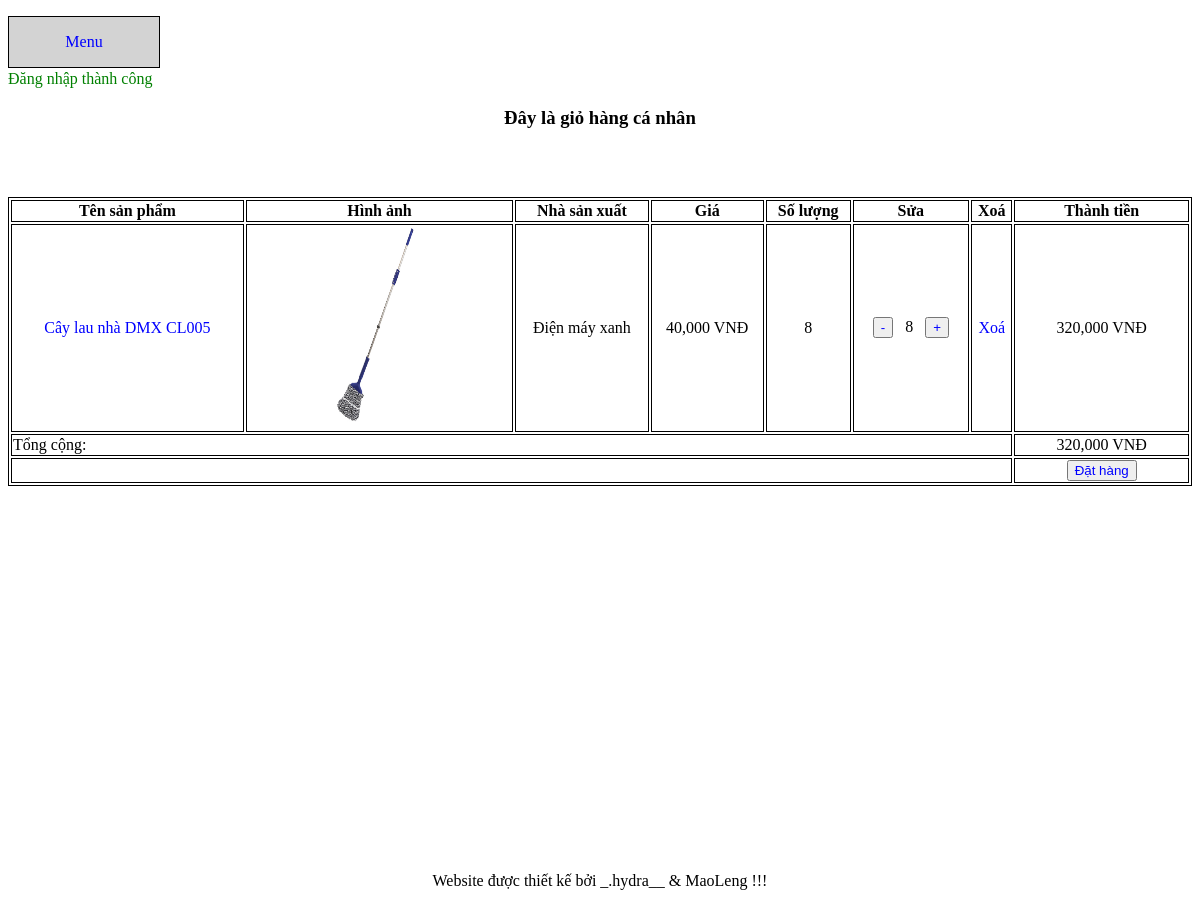
The page /cart.php (signed in) on the database its author committed.
### tables this page shows
CREATE TABLE `carts` (
  `customer_id` int(11) NOT NULL,
  `product_id` int(11) NOT NULL,
  `quantity` int(11) NOT NULL
);

CREATE TABLE `products` (
  `id` int(11) NOT NULL,
  `name` varchar(200) NOT NULL,
  `description` text NOT NULL,
  `price` int(11) NOT NULL,
  `image` varchar(200) NOT NULL,
  `manufacturer_id` int(11) NOT NULL
);

CREATE TABLE `manufacturers` (
  `id` int(11) NOT NULL,
  `name` varchar(200) NOT NULL,
  `address` varchar(200) NOT NULL,
  `phone` varchar(15) NOT NULL,
  `image` varchar(200) NOT NULL
);

### cart.php (the view, shortened to what this page needs)
<?php
if (isset($_SESSION['customer_id'])) {
	$customer_id = $_SESSION['customer_id'];
} else if (isset($_SESSION['admin_id'])) {
	header('location:admin/root/index_admin.php');
} else {
	header('location:index.php');
}
?>
<!DOCTYPE html>
<html>
<head>
</head>
<body>
	<?php
	$total = 0;
	require 'menu.php';
		?>
	<?php
	if (isset($_SESSION['success'])) {
		?>
		<span class="success">
			<?php echo $_SESSION['success'] ?>
		</span>
		<?php
	}
	require 'connect.php';
	$sql = "select
	products.id as id,
	products.name as name,
	products.image as image,
	manufacturers.name as manufacturer_name,
	products.price as price,
	carts.quantity as quantity
	from carts
	join products on products.id = carts.product_id
	join manufacturers on manufacturers.id = products.manufacturer_id
	where customer_id = $customer_id";
	$result = mysqli_query($connect,$sql);
	?>
	<div id="div_tong">
		<div id="div_tren">
			<h3>
				Đây là giỏ hàng cá nhân
			</h3>
		</div>
		<div id="div_giua">
			<table class="border" width="100%">
				<tr>
					<th width="20%">
						Tên sản phẩm
					</th>
					<th>
						Hình ảnh
					</th>
					<th>
						Nhà sản xuất
					</th>
					<th>
						Giá
					</th>
					<th>
						Số lượng
					</th>
					<th>
						Sửa
					</th>
					<th>
						Xoá
					</th>
					<th width="15%">
						Thành tiền
					</th>
				</tr>
				<?php foreach ($result as $each): ?>
					<?php
					$sum = $each['price'] * $each['quantity'];
					?>
					<tr>
						<td>
							<a href="product_detail.php?id=<?php echo $each['id'] ?>">
								<?php echo $each['name'] ?>
							</a>
						</td>
						<td>
							<img width="200px" height="200px" src="admin/products/<?php echo $each['image']; ?>">
						</td>
						<td>
							<?php echo $each['manufacturer_name'] ?>
						</td>
						<td>
							<?php echo number_format($each['price']) ?> VNĐ
						</td>
						<td>
							<?php echo $each['quantity'] ?>
						</td>
						<td width=10%>
							<button>
								<a href="add_to_cart.php?id=<?php echo $each['id'] ?>&type=decrease" class="no_decor">
									-
								</a>
							</button>
							<span class="center">
								&nbsp <?php echo $each['quantity'] ?> &nbsp
							</span>
							<button >
								<a href="add_to_cart.php?id=<?php echo $each['id'] ?>&type=increase" class="no_decor">
									+
								</a>
							</button>
						</td>
						<td>
							<a href="delete.php?product_id=<?php echo $each['id']?>">
								Xoá
							</a>
						</td>
						<td>
							<?php echo number_format($sum)?> VNĐ
						</td>
					</tr>
					<?php
					$total +=  $sum;
					?>
				<?php endforeach ?>
				<tr>
					<td colspan="7" class="left" >
						Tổng cộng:
					</td>
					<td>
						<?php
						echo number_format($total ) . " VNĐ";
						?>
					</td>
				</tr>
				<tr>
					<td colspan="7" class="right" >
					</td>
					<td>
						<button>
							<a href="order_form.php">
								Đặt hàng
							</a>
						</button>
					</td>
				</tr>
			</table>
		</div>
		<?php
		require 'footer.php';
		?>
	</div>
</body>
</html>

### cart.php (style rules this page uses)
th, td { border: 1px solid black; text-align: center; }

### menu.php (style rules this page uses)
a { text-decoration: none; }
a:link { color: blue; }
#div_tong { height: 900px; }
#div_tren { text-align: center; height: 10%; }
#div_giua { height: 75%; }
table { margin: auto ; }
.right { text-align: right; }
.left { text-align: left; }
.center { text-align: center; }
.border { border: 1px solid black; }
.no_decor { text-decoration: none; }
.success { color: green; }

### rows shown on the page
carts: product.name "Cây lau nhà DMX CL005", product.image (picture), manufacturers.name "Điện máy xanh", product.price "40,000", quantity "8", sum "320,000"

### other values the page prints
$_SESSION['success'] "Đăng nhập thành công"
$total "320,000"
